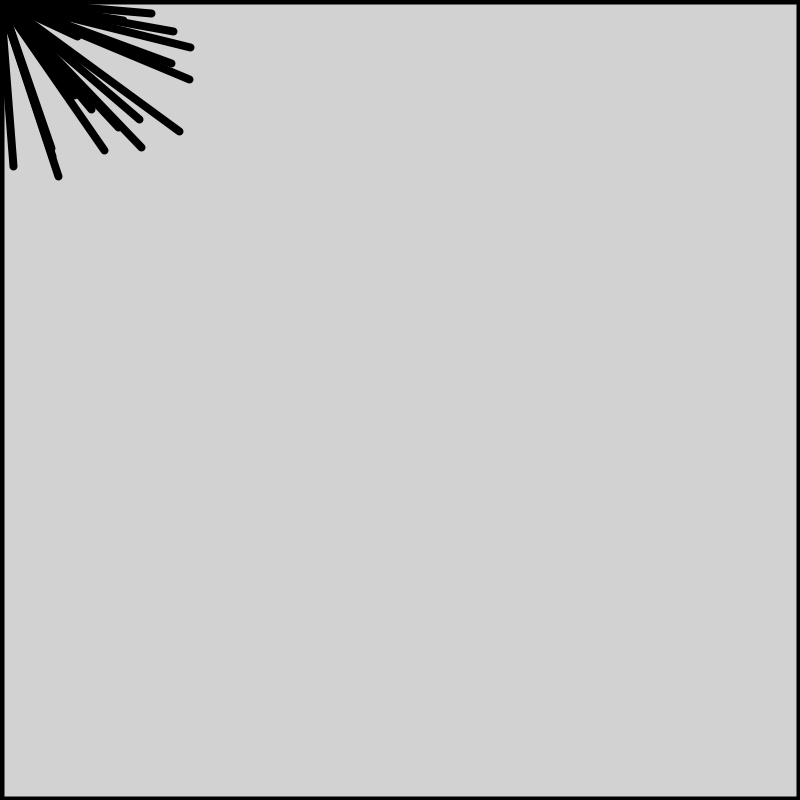
Frame 1 (no input)
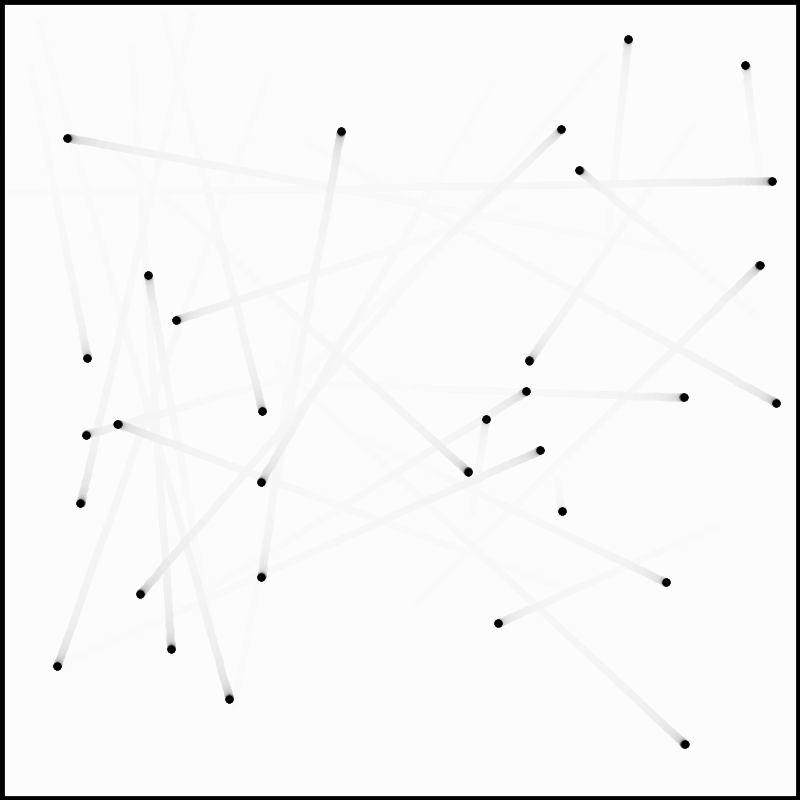
Frame 60 (the mouse pressed at the canvas centre just before this capture)
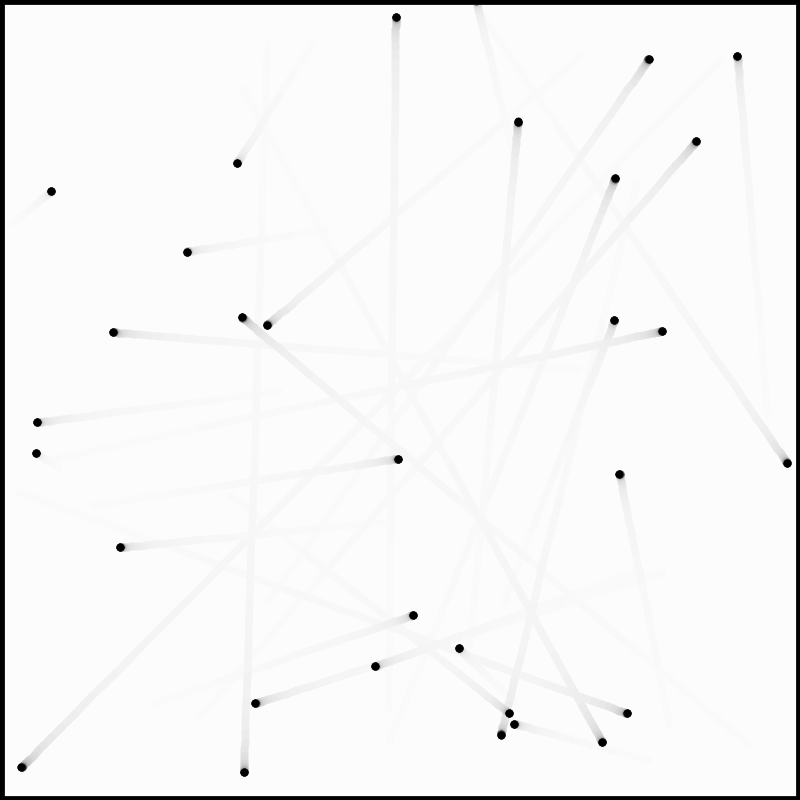
Frame 120 (the mouse held since frame 60 and released just before this capture)

The Processing sketch that drew these frames (run headless with seeded random() and noise(); from frame 60 on, the mouse is pressed at the canvas centre):

// Processing sketch: S05_ImmutableClassBased
// ── S05_ImmutableClassBased.pde
final ImmutableVector ZERO_VECTOR = new ImmutableVector(0, 0);
final LineSegment ZERO_LINE_SEGMENT = new LineSegment(ZERO_VECTOR, ZERO_VECTOR);

final ParticleGroup particles = new ParticleGroup(32);
Rectangle canvasRectangle;
CyclicCount count = new CyclicCount(0, 30);

void setup(){
  size(800, 800);
  fill(252, 32);
  strokeWeight(8);

  canvasRectangle = new Rectangle(
    new ImmutableVector(0, 0),
    new RectangleSize(width, height)
  );
}

void draw(){
  canvasRectangle.draw();

  if (count.isZero()) particles.shuffle(width, height);
  particles.update();
  particles.draw();
  
  count = count.increment();
}

// ── ImmutableClasses.pde
final class Ratio {
  final float value;

  Ratio(float value) {
    this.value = value;
  }
}

final class ImmutableVector {
  final float x;
  final float y;

  ImmutableVector(float x, float y) {
    this.x = x;
    this.y = y;
  }

  ImmutableVector add(ImmutableVector other) {
    return new ImmutableVector(
      this.x + other.x,
      this.y + other.y
    );
  }

  ImmutableVector sub(ImmutableVector other) {
    return new ImmutableVector(
      this.x - other.x,
      this.y - other.y
    );
  }

  ImmutableVector mult(Ratio multiplier) {
    return new ImmutableVector(
      multiplier.value * this.x,
      multiplier.value * this.y
    );
  }
}

final class LineSegment {
  final ImmutableVector startPoint;
  final ImmutableVector endPoint;

  LineSegment(
    ImmutableVector startPoint,
    ImmutableVector endPoint
  ) {
    this.startPoint = startPoint;
    this.endPoint = endPoint;
  }

  void draw() {
    line(startPoint.x, startPoint.y, endPoint.x, endPoint.y);
  }
}

final class RectangleSize {
  final float width;
  final float height;

  RectangleSize(float w, float h) {
    this.width = w;
    this.height = h;
  }
}

final class Rectangle {
  final ImmutableVector position;
  final RectangleSize size;

  Rectangle(ImmutableVector position, RectangleSize size) {
    this.position = position;
    this.size = size;
  }

  void draw() {
    rect(position.x, position.y, size.width, size.height);
  }
}

final class CyclicCount {
  final int value;
  final int maxValue;

  CyclicCount(int value, int maxValue) {
    this.value = value;
    this.maxValue = maxValue;
  }

  CyclicCount increment() {
    return new CyclicCount((value + 1) % maxValue, maxValue);
  }

  boolean isZero() {
    return this.value == 0;
  }
}

// ── MutableClasses.pde
import java.util.List;
import java.util.Arrays;

class Particle {
  final Ratio easingFactor = new Ratio(0.25);
  LineSegment lineSegment;
  ImmutableVector targetPoint;

  Particle() {
    lineSegment = ZERO_LINE_SEGMENT;
    targetPoint = ZERO_VECTOR;
  }

  void update() {
    ImmutableVector displacement = targetPoint
      .sub(lineSegment.endPoint)
      .mult(this.easingFactor);
      
    lineSegment = new LineSegment(
      lineSegment.endPoint,
      lineSegment.endPoint.add(displacement)
    );
  }

  void setTargetPosition(float x, float y) {
    targetPoint = new ImmutableVector(x, y);
  }

  void draw() {
    lineSegment.draw();
  }
}

class ParticleGroup {
  final List<Particle> list;

  ParticleGroup(int particleCount) {
    final Particle[] array = new Particle[particleCount];
    for (int i = 0; i < particleCount; i++)
      array[i] = new Particle();
    list = Arrays.asList(array);
  }

  void update() {
    for (Particle each : list) each.update();
  }

  void shuffle(float maxX, float maxY) {
    for (Particle each : list)
      each.setTargetPosition(random(maxX), random(maxY));
  }

  void draw() {
    for (Particle each : list) each.draw();
  }
}
